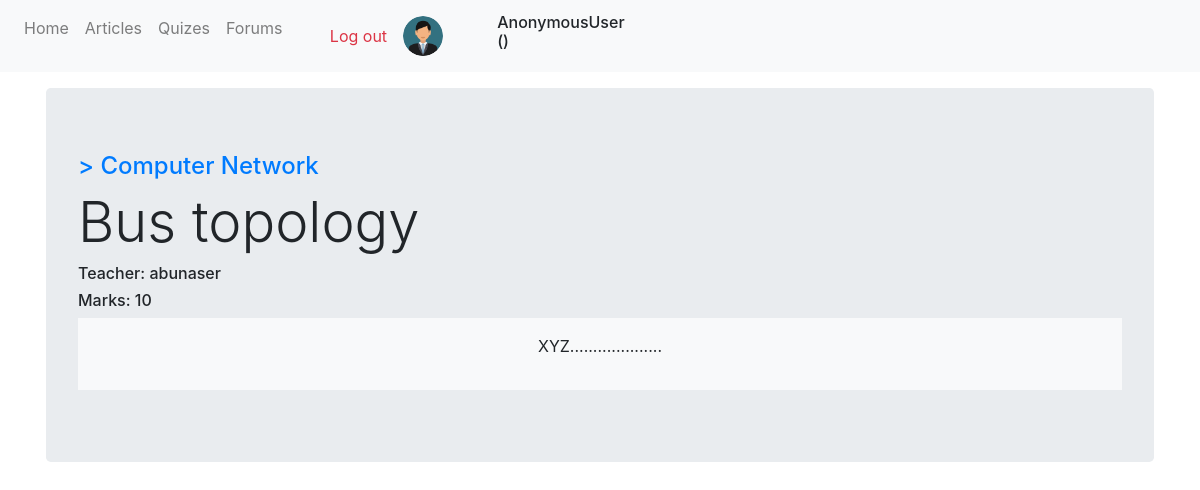
Screenshot of /quizes/quiz/2 with the database file from the repository.
### App_Quizes/models.py (models this page shows, shortened)
class Quiz(models.Model):
    teacher = models.ForeignKey(User, on_delete=models.CASCADE, related_name='quiz')
    subject = models.CharField(max_length=264, blank=True)
    title = models.CharField(max_length=264, blank=True)
    marks = models.IntegerField(blank=True)
    questions = models.TextField(blank=True)
    upload_date = models.DateField(auto_now_add=True)
    class Meta:
        ordering = ['-upload_date']

### App_Quizes/views.py (the view)
# urls.py: path('quiz/<int:id>', views.quiz_view, name="quiz_view")
def quiz_view(request, id):
    quiz = Quiz.objects.get(id=id)
    context = {'quiz':quiz}
    return render(request, 'App_Quizes/quiz.html', context)

### templates/App_Quizes/quiz.html
{% extends 'navbar.html' %}
{% block body_block %}
<div class="jumbotron">
    <h4 class="text-primary">> {{quiz.subject}}</h4>
    <h1 class="display-4">{{quiz.title}}</h1>
    <h6>Teacher: {{quiz.teacher}}</h6>
    <h6>Marks: {{quiz.marks}}</h6>
    <div class="d-flex justify-content-center bg-light my-2 p-3">
        <p class="lead">{{quiz.questions|linebreaks}}</p>
    </div>
  </div>
{% endblock %}

### rows the page displays
Quiz: subject "Computer Network", title "Bus topology", teacher "abunaser", marks "10", questions "XYZ...................."

### other values shown
{{ request.user }} "AnonymousUser"
